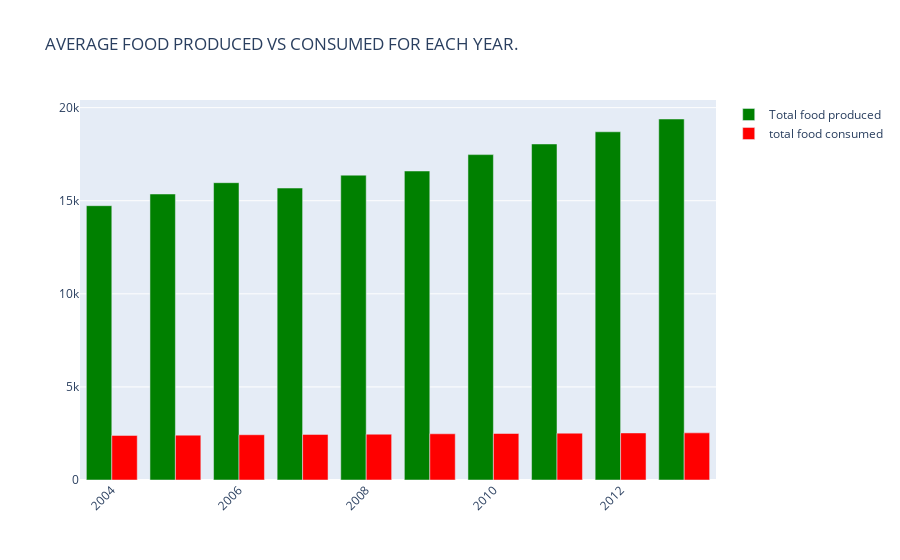

Source (notebook cell):
### Code cell
years = prod_supply_av.Year

fig = go.Figure()
fig.add_trace(go.Bar(
    x=years,
    y=prod_supply_av.Prod_value,
    name='Total food produced',
    marker_color='green'
))
fig.add_trace(go.Bar(
    x=years,
    y=prod_supply_av.Supply_value,
    name='total food consumed',
    marker_color='red'
))

# Here we modify the tickangle of the xaxis, resulting in rotated labels.
fig.update_layout(barmode='group', xaxis_tickangle=-45, 
                 title_text="AVERAGE FOOD PRODUCED VS CONSUMED FOR EACH YEAR.")
fig.show()

### Figure 1 — Plotly figure (JSON) as saved in the notebook; plotly's stock layout.template omitted (floating-point values rounded to 4 significant figures)
{"data": [{"marker": {"color": "green"}, "name": "Total food produced", "type": "bar", "x": [2004, 2005, 2006, 2007, 2008, 2009, 2010, 2011, 2012, 2013], "y": [14730.0, 15360.0, 15970.0, 15680.0, 16370.0, 16600.0, 17480.0, 18050.0, 18700.0, 19390.0]}, {"marker": {"color": "red"}, "name": "total food consumed", "type": "bar", "x": [2004, 2005, 2006, 2007, 2008, 2009, 2010, 2011, 2012, 2013], "y": [2394.0, 2409.0, 2431.0, 2448.0, 2461.0, 2482.0, 2497.0, 2515.0, 2528.0, 2532.0]}], "layout": {"barmode": "group", "title": {"text": "AVERAGE FOOD PRODUCED VS CONSUMED FOR EACH YEAR."}, "xaxis": {"tickangle": -45}}}
